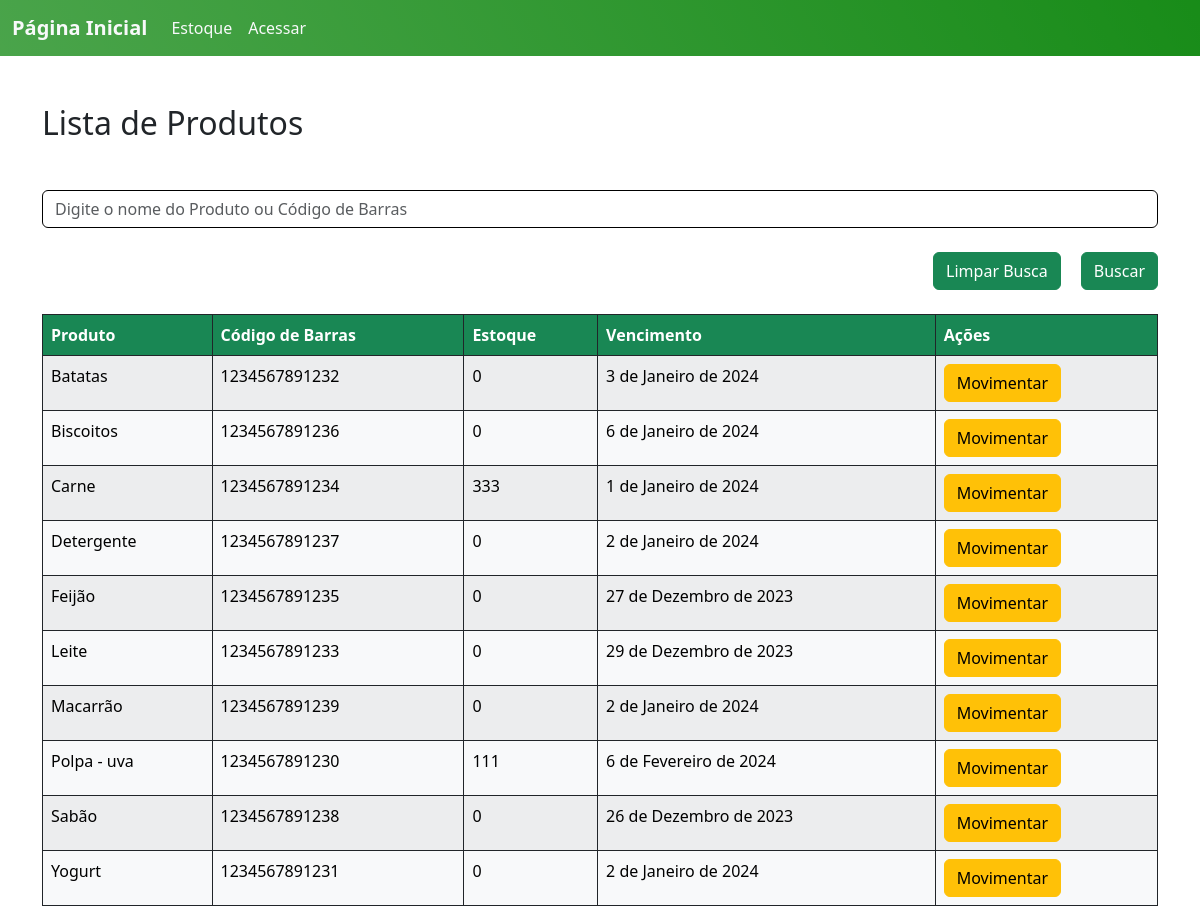
The page /Produtos/ on the database as committed earlier.
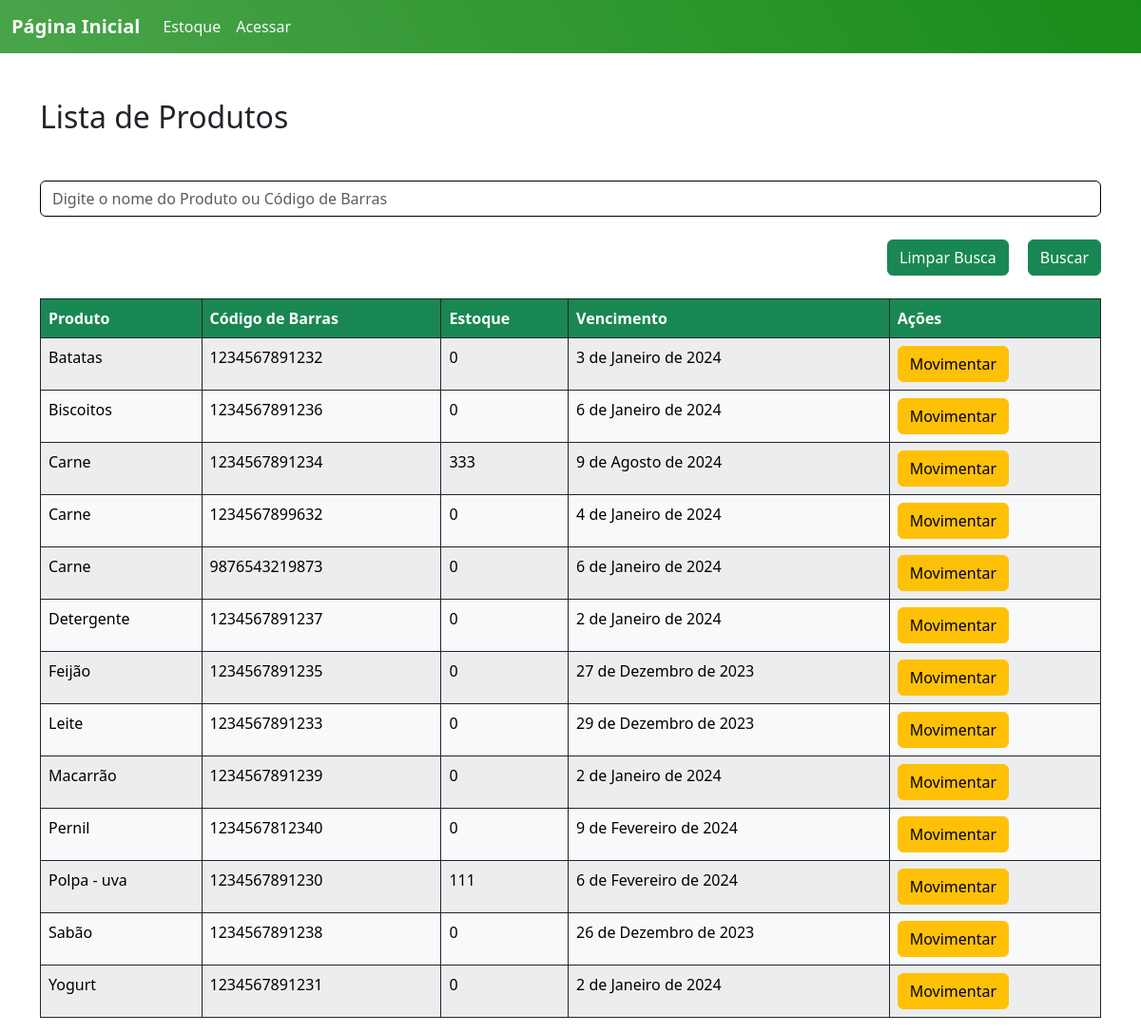
The same page on the database as committed later.
### ABSJ/models.py (models this page shows, shortened)
class Produto(models.Model):
    user = models.ForeignKey(User, on_delete=models.CASCADE)
    categoria = models.ForeignKey(Categoria, on_delete=models.CASCADE, null=True)
    contribuidor = models.ForeignKey(Contribuidor, on_delete=models.CASCADE, null=True)
    produto = models.CharField(max_length=200)
    codigo = models.PositiveIntegerField(unique=True)
    estoque = models.PositiveIntegerField(default=0)
    validade = models.DateField()
    tempo_ultima_atualizacao = models.DateField(default=date.today)
    quantidade_dias = models.PositiveIntegerField(default=0)
    class Meta:
        ordering = ['produto']

### ABSJ/views.py (the view, shortened to what this page needs)
# urls.py: path('Produtos/', v.produtos, name='produtos'),
def produtos(request):
    produto_list = m.Produto.objects.all()
    busca = request.GET.get('busca')
    return render (request, 'list_Produtos.html', {'produtos':produto_list})

### templates/list_Produtos.html (shortened to what this page needs)
{% extends 'home.html' %}
{% load static %}
{% block content %}
<div class="container mt-5">
  <h2 class="mb-5">Lista de Produtos</h2>
  <form action="{% url 'produtos' %}" method="GET">
    <input class="form-control mb-4" type="text" name="busca" placeholder="Digite o nome do Produto ou Código de Barras">
    <div class="d-flex justify-content-end mb-4">
      <a class="btn btn-success"style="margin-right: 20px;" href="{% url 'produtos' %}">Limpar Busca</a>
      <input class="btn btn-success" type="submit" value="Buscar">
    </div>
  </form>
  <div class="table-responsive">
    <table class="table table-striped table-bordered table-hover border-dark">
      <thead id="customTableHead" class="thead-dark table-custom">
        <tr>
          <th scope="col">Produto</th>
          <th scope="col">Código de Barras</th>
          <th scope="col">Estoque</th>
          <th scope="col">Vencimento</th>
          <th scope="col">Ações</th>
        </tr>
      </thead>
      <tbody>
        {% if produtos %}
          {% for p in produtos %}
            <tr class="table-light border-dark custom-links">
              <td><a href="{% url 'Produto_read' id=p.id %}" class="specific-link">{{ p.produto }}</a></td>
              <td>{{ p.codigo }}</td>
              <td>{{ p.estoque }}</td>
              <td>{{ p.validade }}</td>
              <td><a class="btn btn-warning" href="{% url 'Movimento_produto' id=p.id %}">Movimentar</a></td>
            </tr>
          {% endfor %}
        {% else %}
          <tr>
            <td class="text-center p-5" colspan="5">Sem resultados encontrados :C</td>
          </tr>
        {% endif %}
      </tbody>
    </table>
  </div>
</div>
{% endblock %}

Rows that differ between the two databases and show on the page:
changed Produto: validade "1 de Janeiro de 2024" → "9 de Agosto de 2024"
added Produto: produto "Carne", codigo "1234567899632", estoque "0", validade "4 de Janeiro de 2024"
added Produto: produto "Carne", codigo "9876543219873", estoque "0", validade "6 de Janeiro de 2024"
added Produto: produto "Pernil", codigo "1234567812340", estoque "0", validade "9 de Fevereiro de 2024"
